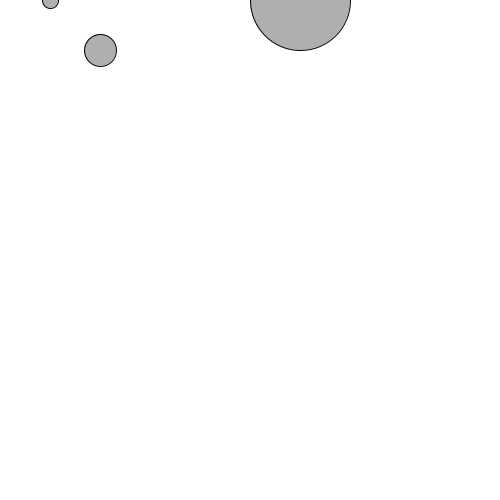
Frame 1 (no input)
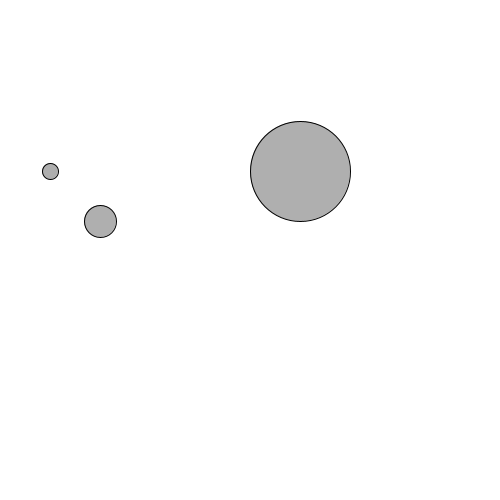
Frame 60 (the mouse pressed at the canvas centre just before this capture)
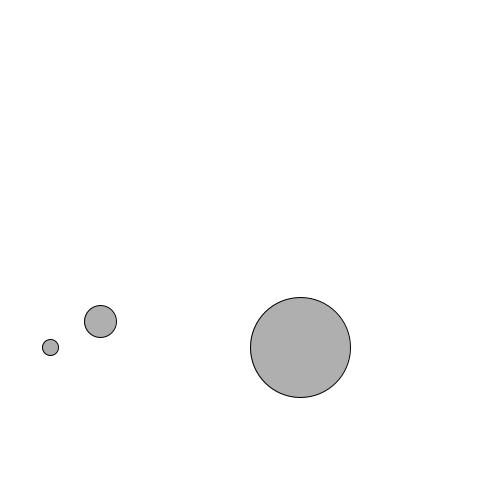
Frame 120 (the mouse held since frame 60 and released just before this capture)

The Processing sketch that drew these frames (run headless with seeded random() and noise(); from frame 60 on, the mouse is pressed at the canvas centre):

// Processing sketch: processing_103842
// ── processing_103842.pde

// Learning Processing
// Daniel Shiffman
// http://www.learningprocessing.com

// Exercise 8-5: Rewrite the gravity example from Chapter 5 using objects with a Ball class. 
// Include two instances of a Ball object.

// Two ball objects
Ball ball1;
Ball ball2;
Ball ball3;

// Global gravity variable
float gravity = 0.1;  

  void setup() { 
  size(500,500); 
  smooth();
  
  // Create ball objects
  ball1 = new Ball(50,0,16);
  ball2 = new Ball(100,50,32);
  ball3 = new Ball(300, 0, 100);
} 

void draw() { 
  background(255); 
  
  // Display ball objects
  ball1.display();
  ball2.display();
  ball3.display();


  // Move ball objects
  ball1.update();
  ball2.update();
  ball3.update();

} 

class Ball {

  float x;       // x location of square 
  float y;       // y location of square 
  float speed;   // speed of square 
  float w;       // size

  // Ball constuctor
  Ball(float tempX, float tempY, float tempW) {
    x = tempX;
    y = tempY;
    w = tempW;
    speed = 0;
  }


  void display() {
    // Display the square 
    fill(175); 
    stroke(0); 
    ellipse(x,y,w,w); 
  }

  void update() {
    // Add speed to location
    y = y + speed; 

    // Add gravity to speed
    speed = speed + gravity; 

    // If square reaches the bottom 
    // Reverse speed 
    if (y > height) { 
      speed = speed * -0.95;  
    } 
  }
}
